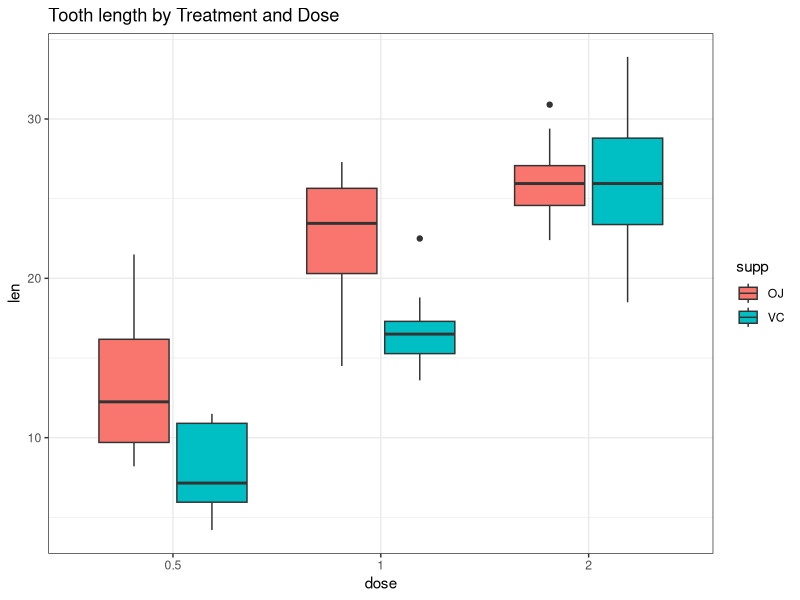

Generate this figure with R: (Note: this script raises an error after producing the figure.)
## ---- chunk 1
library(ggplot2)
library(plyr)
data(ToothGrowth)
head(ToothGrowth)
str(ToothGrowth)
## ---- chunk 2
ToothGrowth$dose <-as.factor(ToothGrowth$dose)
## ---- chunk 3
a <- ggplot(ToothGrowth, aes(x=dose, y=len))
a + geom_boxplot(aes(fill = supp)) +
    theme_bw() +
    ggtitle("Tooth length by Treatment and Dose")
## ---- chunk 4
### mean of columns
mean(ToothGrowth$len)
### sum and mean of len by supp and dose
ddply(ToothGrowth, .(supp, dose), summarise, mean=mean(len), sum=sum(len))
## ---- chunk 5
t.test(len ~ supp, paired = F, var.equal = F, data = ToothGrowth)
## ---- chunk 6
dose12 <- subset(ToothGrowth, dose %in% c(0.5, 1.0))
dose13 <- subset(ToothGrowth, dose %in% c(0.5, 2.0))
dose23 <- subset(ToothGrowth, dose %in% c(1.0, 2.0))
## ---- chunk 7
t.test(len ~ dose, paired = F, var.equal = F, data = dose12)
t.test(len ~ dose, paired = F, var.equal = F, data = dose13)
t.test(len ~ dose, paired = F, var.equal = F, data = dose23)
## ---- chunk 8
dose5 <- subset(ToothGrowth, dose == 0.5)
dose10 <- subset(ToothGrowth, dose == 1.0)
dose20 <- subset(ToothGrowth, dose == 2.0)
## ---- chunk 9
t.test(len ~ supp, paired = F, var.equal = F, data = dose5)
t.test(len ~ supp, paired = F, var.equal = F, data = dose10)
t.test(len ~ supp, paired = F, var.equal = F, data = dose20)
